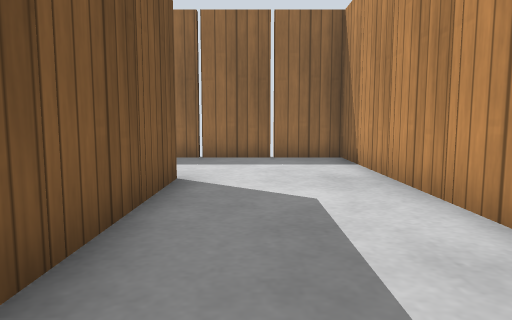
View 1 (above)

23 first-person views from a walk through a world built for the Gazebo simulator. The camera is 0.5 m above the floor, tilts 6° down and sees 70° across. The floor is counted in squares, 0.5 m on a side. Each view is taken from the middle of a square. On the plan, view 1 faces up. The plan holds only what a view shows up to about 13 squares ahead; the rest is blank. Gazebo's built-in surfaces are drawn with simple patterns.

View 2
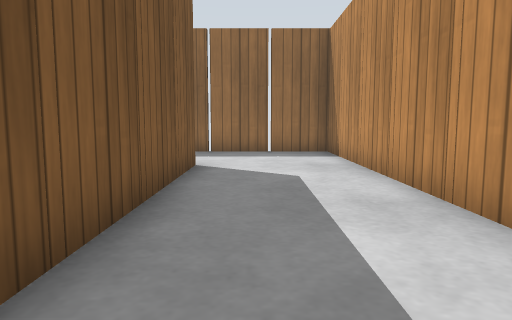

View 3
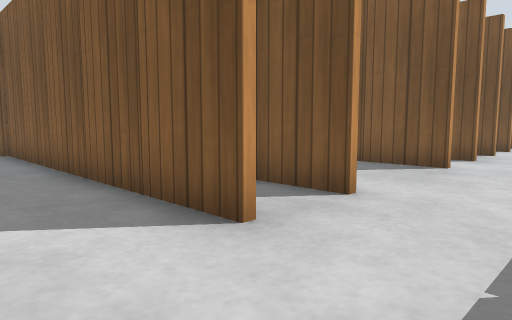

View 4
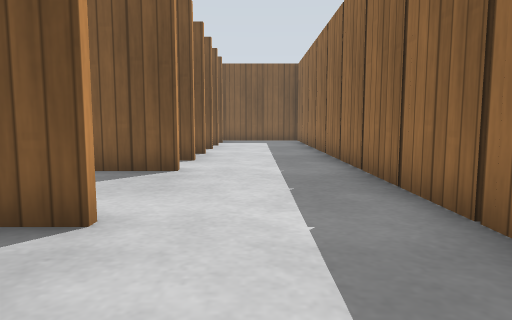

View 5
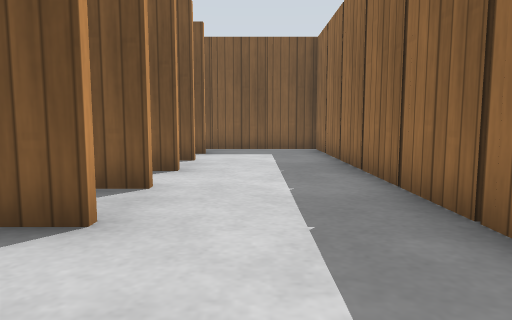

View 6
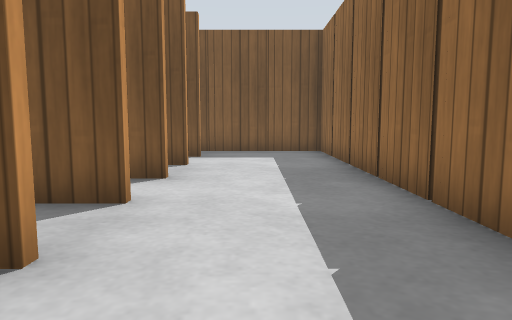

View 7
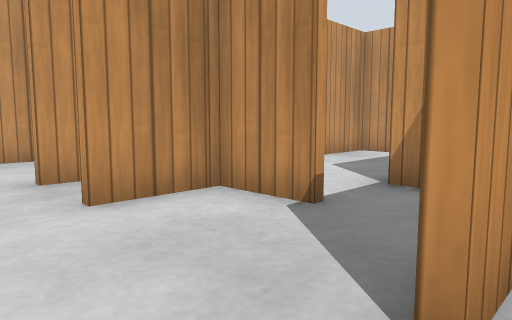

View 8
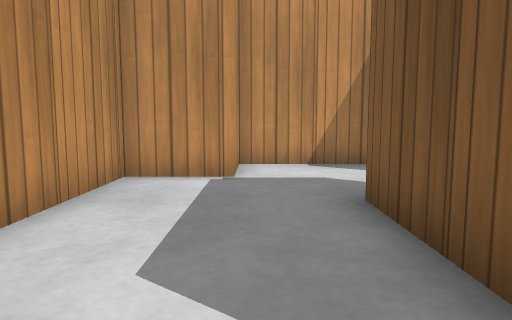

View 9
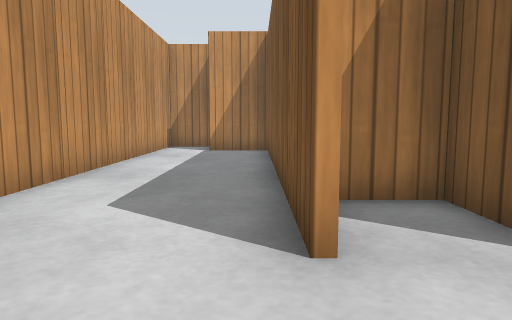

View 10
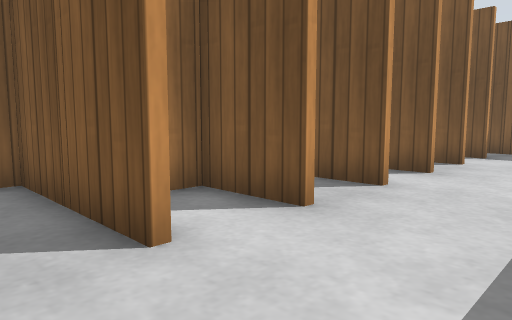

View 11
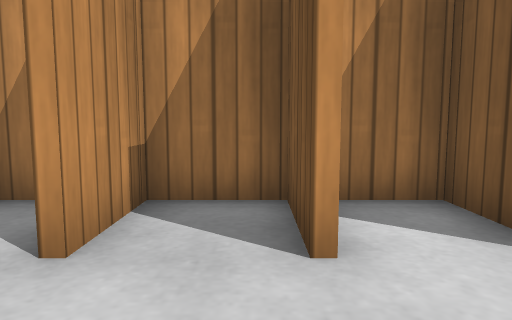

View 12
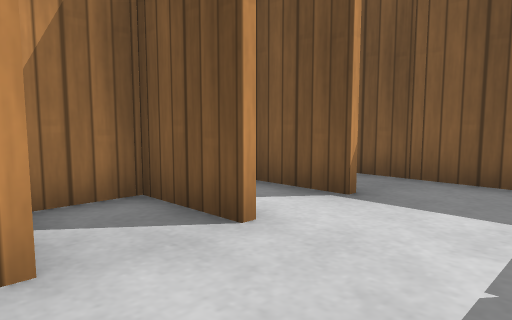

View 13
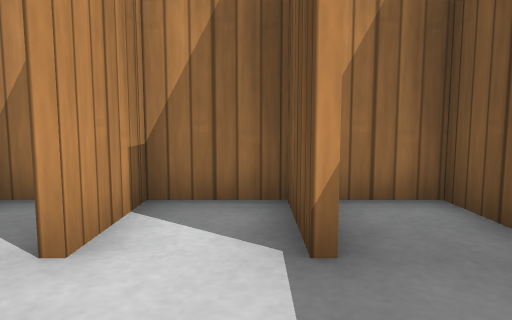

View 14
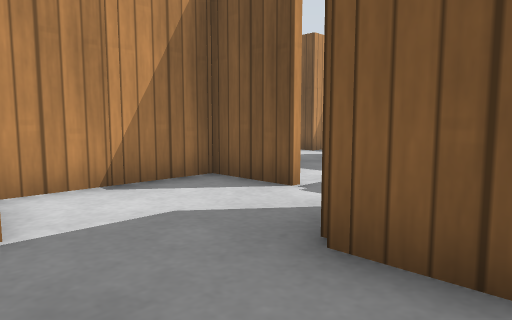

View 15
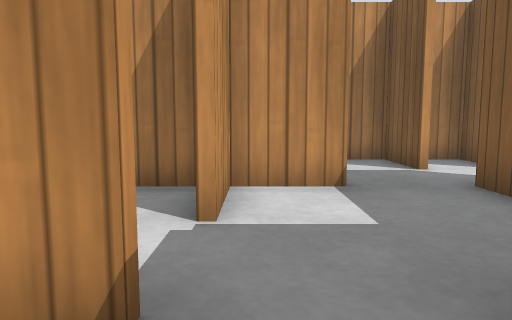

View 16
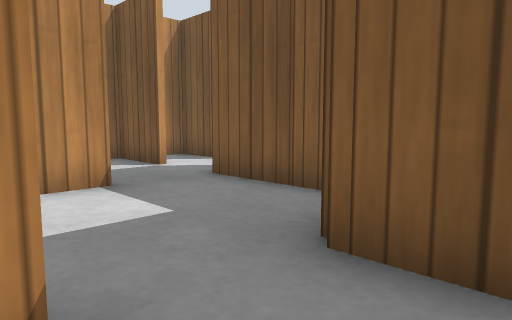

View 17
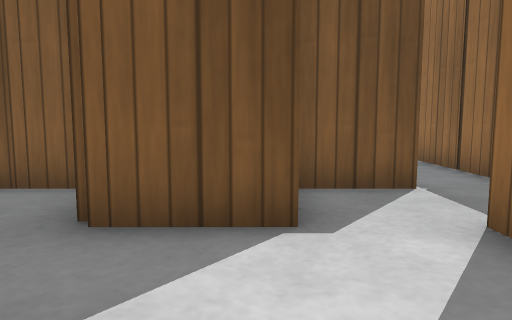

View 18
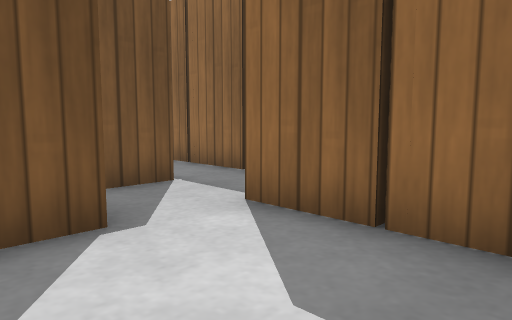

View 19
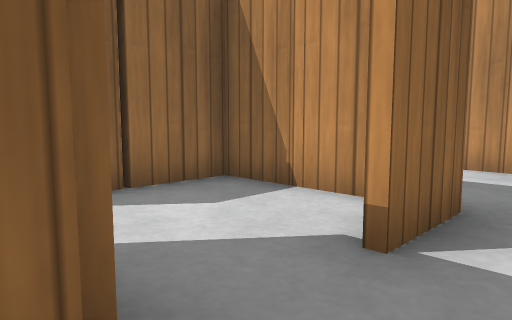

View 20
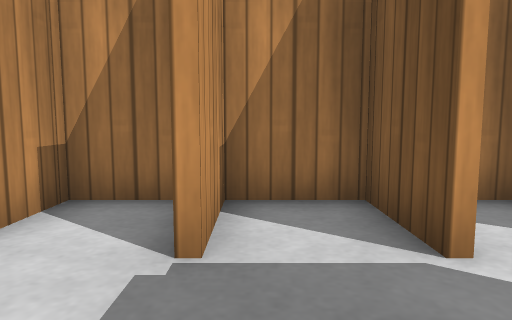

View 21
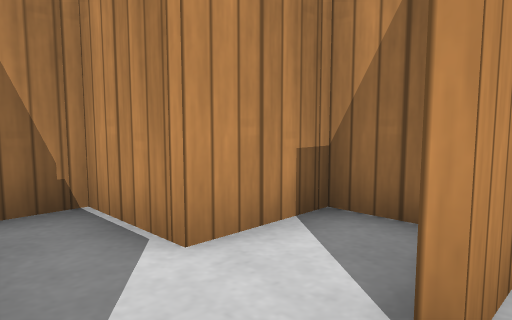

View 22
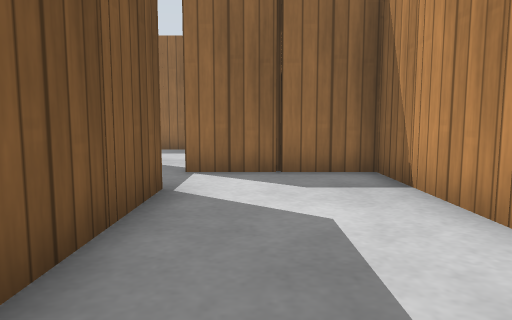

View 23
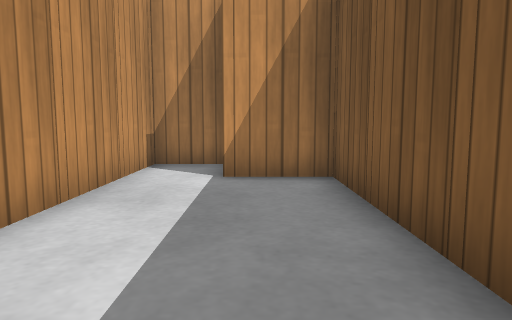

### Floor plan
Ten units are one square. View 1 is at (0, 0); x grows to the right and y downward. Boxes are objects, and circles mark ways between rooms. Rooms are numbered by the first view taken in them; rooms with no view inside come last. Other rooms are left out.
<svg viewBox="-210 -110 250 211">
<path fill="none" stroke="#000" d="M-55 -44 -20 -44M-60 -24 -54 -24 -54 -4M-36 -45 -36 -65M-74 -65 -74 -25M-34 -65 -34 -45M-96 -45 -96 -65M-94 -65 -94 -45M-54 4 -54 15M-14 -36 -14 -24M-16 -58 -16 -65M-14 -16 -14 -4M-14 -65 -14 -42M-55 18 -75 18M-114 -65 -114 -45M-14 4 -14 15M-74 35 -74 55M-134 -65 -134 -45M-14 24 -14 35M-16 35 -16 -42 -55 -42M-156 -45 -156 -65M-70 56 -36 56 -36 36 6 36M-154 -65 -154 -45M-174 -65 -174 -45M14 56 24 56 24 -102 -194 -102 -194 -44 -76 -44M-76 -55 -76 -65M-94 -5 -94 5M-56 -14 -56 -22 -95 -22M-76 55 -76 35M-85 56 -70 56M-114 -25 -114 -6M-75 16 -68 16M-95 56 -85 56M-114 75 -114 95M-114 44 -114 55M-96 95 -96 75M-105 96 -91 96M-114 26 -114 35M-115 -42 -135 -42M-91 96 -76 96 -76 76 -56 76 -56 68"/>
<rect x="-205" y="-55" width="10" height="10" fill="#bbb"><title>wooden post</title></rect>
<rect x="-205" y="-75" width="10" height="10" fill="#bbb"><title>wooden post</title></rect>
<rect x="-205" y="-95" width="10" height="10" fill="#bbb"><title>wooden post</title></rect>
<rect x="-185" y="-55" width="10" height="10" fill="#bbb"><title>wooden post</title></rect>
<rect x="-175" y="-105" width="10" height="10" fill="#bbb"><title>wooden post</title></rect>
<rect x="-165" y="-55" width="10" height="10" fill="#bbb"><title>wooden post</title></rect>
<rect x="-155" y="-105" width="10" height="10" fill="#bbb"><title>wooden post</title></rect>
<rect x="-145" y="-55" width="10" height="10" fill="#bbb"><title>wooden post</title></rect>
<rect x="-135" y="-105" width="10" height="10" fill="#bbb"><title>wooden post</title></rect>
<rect x="-125" y="-55" width="10" height="10" fill="#bbb"><title>wooden post</title></rect>
<rect x="-115" y="-105" width="10" height="10" fill="#bbb"><title>wooden post</title></rect>
<rect x="-105" y="-55" width="10" height="10" fill="#bbb"><title>wooden post</title></rect>
<rect x="-95" y="-105" width="10" height="10" fill="#bbb"><title>wooden post</title></rect>
<rect x="-75" y="-45" width="10" height="10" fill="#bbb"><title>wooden post</title></rect>
<rect x="-75" y="-105" width="10" height="10" fill="#bbb"><title>wooden post</title></rect>
<rect x="-65" y="-15" width="20" height="20" fill="#bbb"><title>wooden post</title></rect>
<rect x="-55" y="15" width="10" height="10" fill="#bbb"><title>wooden post</title></rect>
<rect x="-55" y="-105" width="10" height="10" fill="#bbb"><title>wooden post</title></rect>
<rect x="-45" y="-55" width="10" height="10" fill="#bbb"><title>wooden post</title></rect>
<rect x="-35" y="-45" width="10" height="10" fill="#bbb"><title>wooden post</title></rect>
<rect x="-35" y="-105" width="10" height="10" fill="#bbb"><title>wooden post</title></rect>
<rect x="-25" y="25" width="10" height="10" fill="#bbb"><title>wooden post</title></rect>
<rect x="-15" y="15" width="10" height="10" fill="#bbb"><title>wooden post</title></rect>
<rect x="-15" y="-5" width="10" height="10" fill="#bbb"><title>wooden post</title></rect>
<rect x="-15" y="-25" width="10" height="10" fill="#bbb"><title>wooden post</title></rect>
<rect x="-15" y="-45" width="10" height="10" fill="#bbb"><title>wooden post</title></rect>
<rect x="-15" y="-105" width="10" height="10" fill="#bbb"><title>wooden post</title></rect>
<rect x="5" y="-105" width="10" height="10" fill="#bbb"><title>wooden post</title></rect>
<rect x="15" y="45" width="10" height="10" fill="#bbb"><title>wooden post</title></rect>
<rect x="25" y="35" width="10" height="10" fill="#bbb"><title>wooden post</title></rect>
<rect x="25" y="15" width="10" height="10" fill="#bbb"><title>wooden post</title></rect>
<rect x="25" y="-5" width="10" height="10" fill="#bbb"><title>wooden post</title></rect>
<rect x="25" y="-25" width="10" height="10" fill="#bbb"><title>wooden post</title></rect>
<rect x="25" y="-45" width="10" height="10" fill="#bbb"><title>wooden post</title></rect>
<rect x="25" y="-65" width="10" height="10" fill="#bbb"><title>wooden post</title></rect>
<rect x="25" y="-85" width="10" height="10" fill="#bbb"><title>wooden post</title></rect>
<rect x="-105" y="5" width="20" height="20" fill="#bbb"><title>wooden post</title></rect>
<rect x="-85" y="45" width="10" height="10" fill="#bbb"><title>wooden post</title></rect>
<rect x="-75" y="-25" width="10" height="10" fill="#bbb"><title>wooden post</title></rect>
<rect x="-115" y="55" width="10" height="10" fill="#bbb"><title>wooden post</title></rect>
<rect x="-115" y="35" width="10" height="10" fill="#bbb"><title>wooden post</title></rect>
<rect x="-105" y="85" width="10" height="10" fill="#bbb"><title>wooden post</title></rect>
<rect x="-135" y="-45" width="10" height="10" fill="#bbb"><title>wooden post</title></rect>
<rect x="-115" y="-45" width="10" height="10" fill="#bbb"><title>wooden post</title></rect>
<rect x="-95" y="-45" width="10" height="10" fill="#bbb"><title>wooden post</title></rect>
<rect x="-85" y="-35" width="10" height="10" fill="#bbb"><title>wooden post</title></rect>
<rect x="-75" y="55" width="10" height="10" fill="#bbb"><title>wooden post</title></rect>
<circle cx="-70" cy="30" r="3" fill="#2a7"/>
<circle cx="-90" cy="40" r="3" fill="#2a7"/>
<circle cx="-100" cy="-20" r="3" fill="#2a7"/>
<circle cx="-90" cy="70" r="3" fill="#2a7"/>
<text x="-60" y="-40">1</text>
<text x="-80" y="10">2</text>
<text x="-100" y="60">3</text>
<text x="-110" y="-30">4</text>
<text x="-70" y="70">5</text>
</svg>
Room 1 opens to room 2. Room 2 opens to room 3. Room 2 opens to room 4. Room 3 opens to room 5.

Where each view was taken, in squares from view 1:
view 1: 0 up, 0 right, facing up
view 2: 2 down, 0 right, facing up
view 3: 9 up, 1 right, facing down-left
view 4: 8 up, 0 right, facing left
view 5: 8 up, 6 left, facing left
view 6: 8 up, 7 left, facing left
view 7: 8 up, 8 left, facing down-right
view 8: 3 up, 4 left, facing down
view 9: 9 up, 1 left, facing down
view 10: 9 up, 6 left, facing down-left
view 11: 9 up, 11 left, facing down
view 12: 9 up, 13 left, facing down-left
view 13: 9 up, 17 left, facing down
view 14: 0 up, 3 left, facing down-left
view 15: 0 up, 8 left, facing down
view 16: 0 up, 7 left, facing down-left
view 17: 0 up, 6 left, facing left
view 18: 1 down, 6 left, facing up-left
view 19: 3 down, 10 left, facing up-right
view 20: 5 down, 10 left, facing down
view 21: 6 down, 10 left, facing down-right
view 22: 3 down, 4 left, facing up
view 23: 3 up, 0 right, facing down
